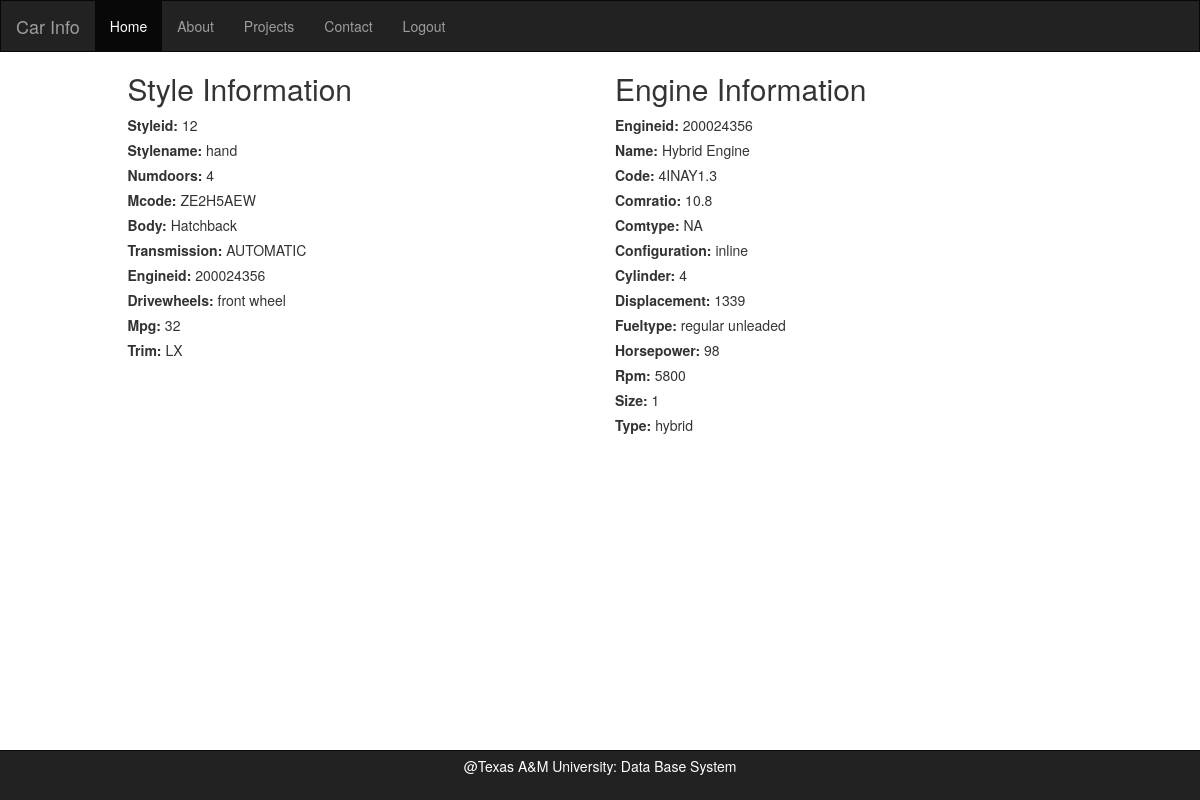
Page /PHP-MySQL-Car/details/index.php?styleid=12 on the committed database.
### tables this page shows
CREATE TABLE `styles` (
  `styleid` int(11) NOT NULL,
  `stylename` varchar(45) DEFAULT NULL,
  `numDoors` int(11) DEFAULT NULL,
  `mCode` varchar(45) DEFAULT NULL,
  `body` varchar(45) DEFAULT NULL,
  `transmission` varchar(45) DEFAULT NULL,
  `engineid` int(11) DEFAULT NULL,
  `driveWheels` varchar(45) DEFAULT NULL,
  `MPG` int(11) DEFAULT NULL,
  `trim` varchar(45) DEFAULT NULL,
  PRIMARY KEY (`styleid`)
);

CREATE TABLE `engine` (
  `engineid` int(11) NOT NULL,
  `name` varchar(80) DEFAULT NULL,
  `code` varchar(45) DEFAULT NULL,
  `comRatio` float DEFAULT NULL,
  `comType` varchar(45) DEFAULT NULL,
  `configuration` varchar(45) DEFAULT NULL,
  `cylinder` int(11) DEFAULT NULL,
  `displacement` float DEFAULT NULL,
  `fuelType` varchar(45) DEFAULT NULL,
  `horsepower` int(11) DEFAULT NULL,
  `rpm` int(11) DEFAULT NULL,
  `size` int(11) DEFAULT NULL,
  `type` varchar(20) DEFAULT NULL,
  PRIMARY KEY (`engineid`)
);

### PHP-MySQL-Car/details/index.php (the view, shortened to what this page needs)
<?php
require_once('../header.php');
$styleid = $_GET['styleid'];
$query = "select * from styles where styles.styleId = $styleid";
$run = mysql_query ($query);
$row = mysql_fetch_assoc($run);
$engineid = '';
if ($run){
	$engineid = $row["engineid"];
}
?>
<body>
<div class = "container">
   <div class = 'row'>
    <div class = 'col-md-5 col-md-offset-1'>
    <h2>Style Information</h2>
    <?php
      foreach($row as $key=>$value){
      	 echo "<label>".ucwords(strtolower($key)).": </label>";
		 echo "<span>  ".$row[$key]." </span><br>";
      }
    ?>
   </div>
   <div class = "col-md-4">
    <h2>Engine Information</h2>
	<?php
	if (!empty($engineid)) {
		$query2 = "select * from engine where engineid = $engineid";
		$run2 = mysql_query ($query2);
		if ($run2) {
			 $row2 = mysql_fetch_assoc($run2);
	         foreach($row2 as $key=>$value){
	      	 echo "<label>".ucwords(strtolower($key)).": </label>";
			 echo "<span>  ".$row2[$key]." </span><br>";
      }
       ?>
    </div>
    </div>
	<?php
     }
 }
	?>
</div>
</body>
<?php
require_once('../footer.php');
?>

### PHP-MySQL-Car/header.php (shortened to what this page needs)
<!DOCTYPE html>
<html lang="en">
  <head>
    <link rel="stylesheet" href="http://maxcdn.bootstrapcdn.com/bootstrap/3.3.7/css/bootstrap.min.css">
    <link rel="stylesheet" href="http://cdnjs.cloudflare.com/ajax/libs/font-awesome/4.6.3/css/font-awesome.min.css">
    <link rel="stylesheet" href="/~snmnmin/project/css/login.css" >
  </head>
<nav class="navbar navbar-inverse">
  <div class="container-fluid">
    <div class="navbar-header">
      <a class="navbar-brand" href="#">Car Info</a>
    </div>
    <div class="collapse navbar-collapse" id="myNavbar">
      <ul class="nav navbar-nav">
        <li class="active"><a href="/~snmnmin/project">Home</a></li>
        <li><a href="/~snmnmin/project/about.php">About</a></li>
        <li><a href="http://faculty.cs.tamu.edu/chen/" target="_blank">Projects</a></li>
        <li><a href="/~snmnmin/project/contact.php">Contact</a></li>
        <li><a href="../logout" id = 'hidden'>Logout</a></li>
      </ul>
    </div>
  </div>
</nav>

### PHP-MySQL-Car/footer.php
<div  class="navbar navbar-inverse navbar-fixed-bottom">
<footer class = "container">
  <p>@Texas A&M University: Data Base System</p>
  </footer>
</div>
</html>

### PHP-MySQL-Car/css/login.css (style rules this page uses)
body, html { height: 100%; background-repeat: no-repeat; }

### PHP-MySQL-Car/header.php (style rules this page uses)
.navbar { margin-bottom: 0; border-radius: 0; }
#hidden { display:none; }
footer { text-align: center; color: white; padding: 5px; }

### rows in the picture
styles: styleid "12", stylename "hand", numDoors "4", mCode "ZE2H5AEW", body "Hatchback", transmission "AUTOMATIC", engineid "200024356", driveWheels "front wheel", MPG "32", trim "LX"
engine: engineid "200024356", name "Hybrid Engine", code "4INAY1.3", comRatio "10.8", comType "NA", configuration "inline", cylinder "4", displacement "1339", fuelType "regular unleaded", horsepower "98", rpm "5800", size "1", type "hybrid"

### other values in the picture
$key "Styleid"
$key "Stylename"
$key "Numdoors"
$key "Mcode"
$key "Body"
$key "Transmission"
$key "Engineid"
$key "Drivewheels"
$key "Mpg"
$key "Trim"
$key "Name"
$key "Code"
$key "Comratio"
$key "Comtype"
$key "Configuration"
